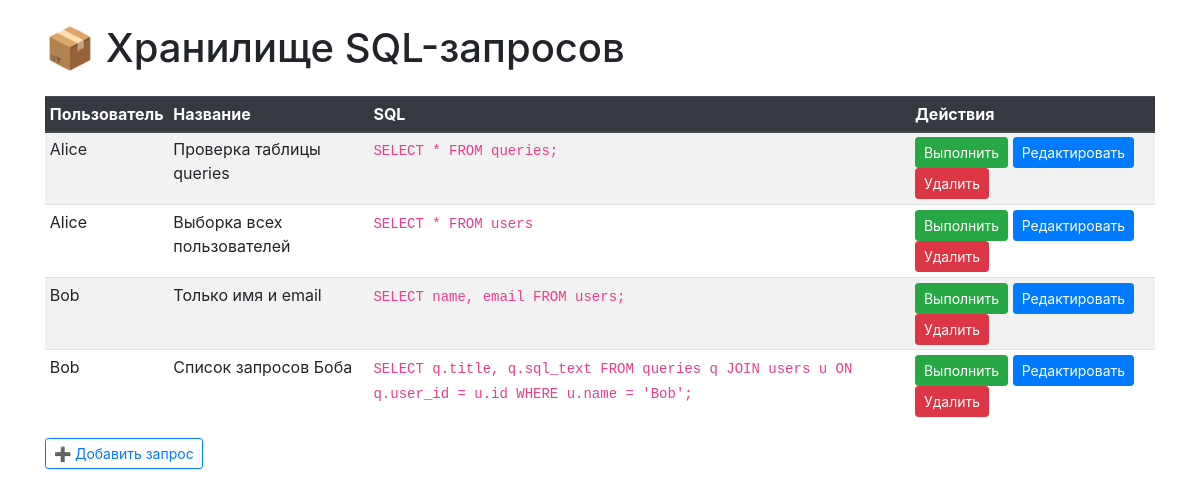
The page / on the database its author committed.
### tables this page shows
CREATE TABLE `queries` (
  `id` int(11) NOT NULL,
  `user_id` int(11) NOT NULL,
  `title` varchar(255) NOT NULL,
  `sql_text` text NOT NULL,
  `created_at` timestamp NOT NULL DEFAULT current_timestamp(),
  `updated_at` timestamp NOT NULL DEFAULT current_timestamp() ON UPDATE current_timestamp()
);

CREATE TABLE `users` (
  `id` int(11) NOT NULL,
  `name` varchar(255) NOT NULL,
  `email` varchar(255) NOT NULL
);

### public/index.php (the view, shortened to what this page needs)
<?php
require __DIR__ . '/../includes/db.php';
$stmt = $pdo->query("
    SELECT q.id, q.title, q.sql_text, u.name AS user_name
    FROM queries q
    JOIN users u ON q.user_id = u.id
    ORDER BY u.name, q.id
");
$queries = $stmt->fetchAll();
?>
<!DOCTYPE html>
<html lang="ru">
<head>
    <link rel="stylesheet" href="https://stackpath.bootstrapcdn.com/bootstrap/4.3.1/css/bootstrap.min.css">
</head>
<body class="p-4">
<div class="container">
    <h1 class="mb-4">📦 Хранилище SQL-запросов</h1>
    <table class="table table-sm table-striped">
        <thead class="thead-dark">
            <tr>
                <th>Пользователь</th>
                <th>Название</th>
                <th>SQL</th>
                <th>Действия</th>
            </tr>
        </thead>
        <tbody>
        <?php foreach ($queries as $q): ?>
            <tr>
                <td><?= htmlspecialchars($q['user_name']) ?></td>
                <td><?= htmlspecialchars($q['title']) ?></td>
                <td><code><?= htmlspecialchars($q['sql_text']) ?></code></td>
                <td>
                    <button class="btn btn-sm btn-success btn-execute" data-id="<?= $q['id'] ?>">Выполнить</button>
                    <button class="btn btn-sm btn-primary btn-edit" data-id="<?= $q['id'] ?>">Редактировать</button>
                    <button class="btn btn-sm btn-danger btn-delete" data-id="<?= $q['id'] ?>">Удалить</button>
                </td>
            </tr>
        <?php endforeach; ?>
        </tbody>
    </table>
    <button class="btn btn-sm btn-outline-primary" id="btn-add">➕ Добавить запрос</button>
</div>
</body>
</html>

### rows shown on the page
queries: user.name "Alice", title "Проверка таблицы queries", sql_text "SELECT * FROM queries;"
queries: user.name "Alice", title "Выборка всех пользователей", sql_text "SELECT * FROM users"
queries: user.name "Bob", title "Только имя и email", sql_text "SELECT name, email FROM users;"
queries: user.name "Bob", title "Список запросов Боба", sql_text "SELECT q.title, q.sql_text FROM queries q JOIN users u ON q.user_id = u.id WHERE u.name = 'Bob';"
